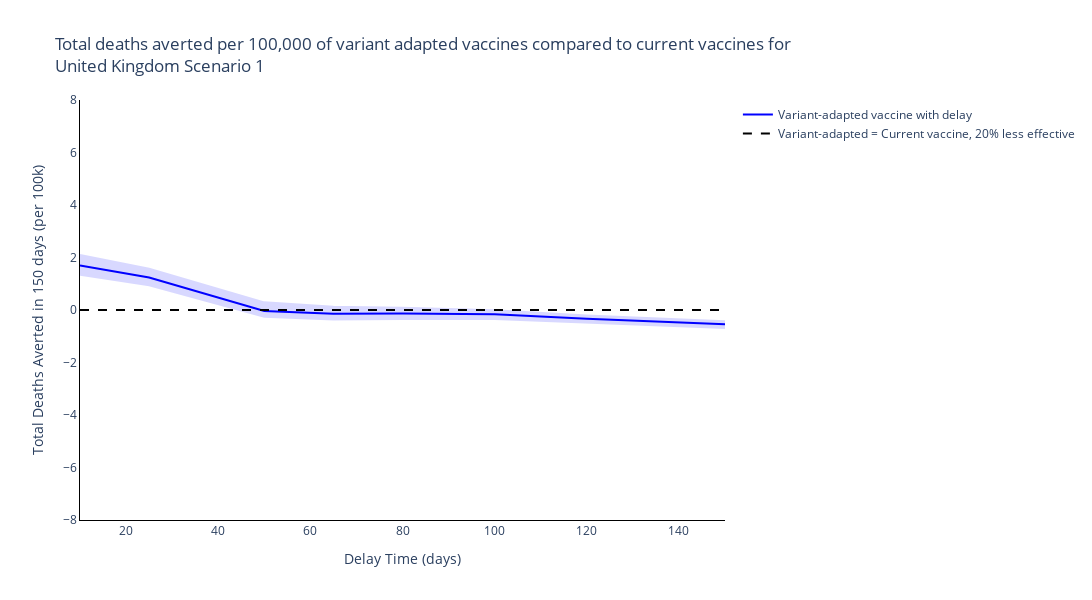
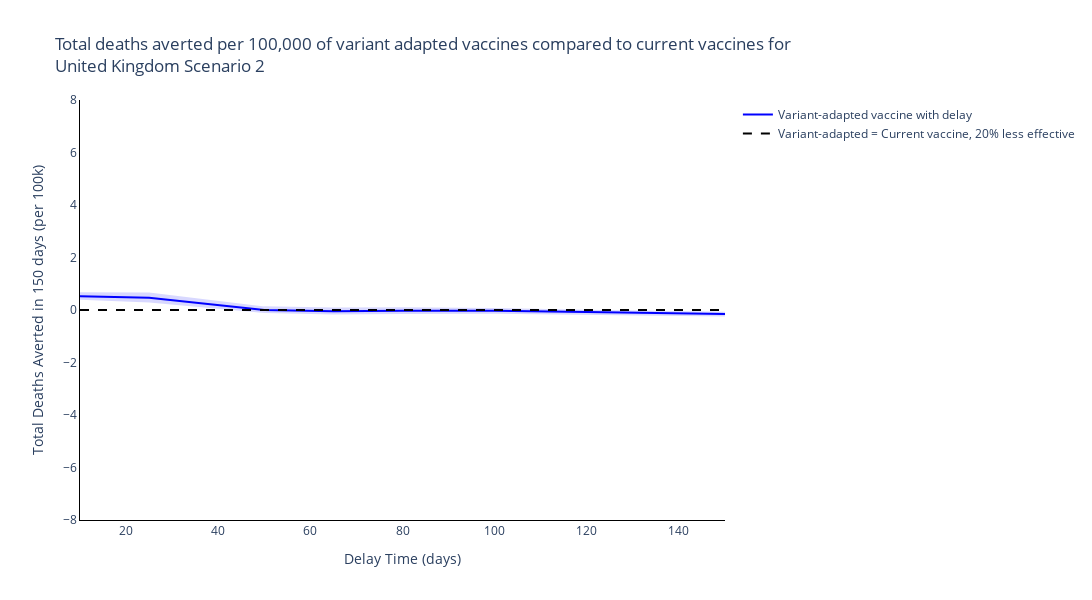
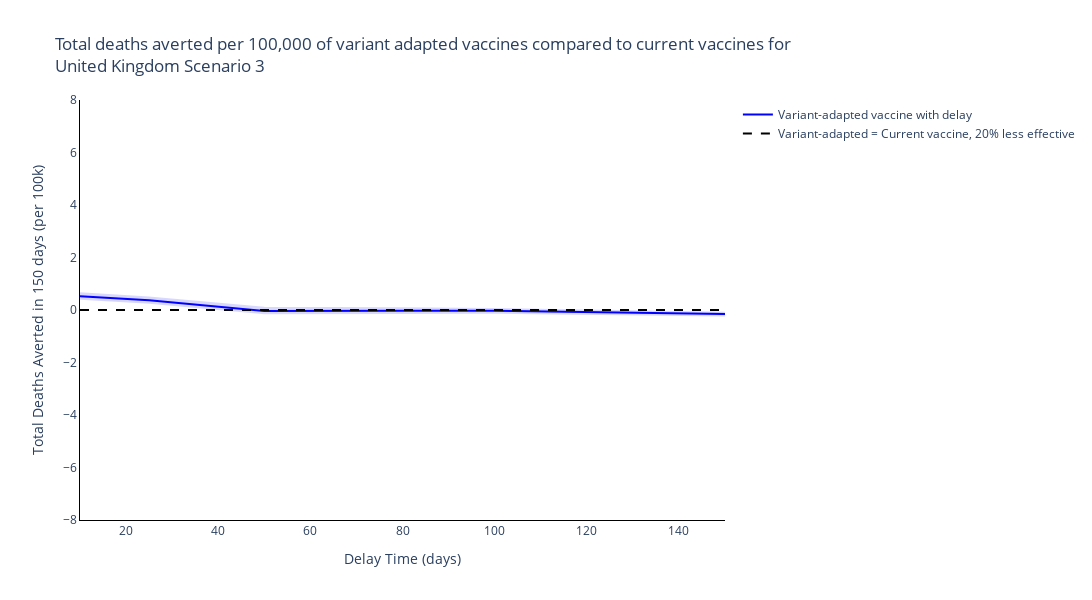
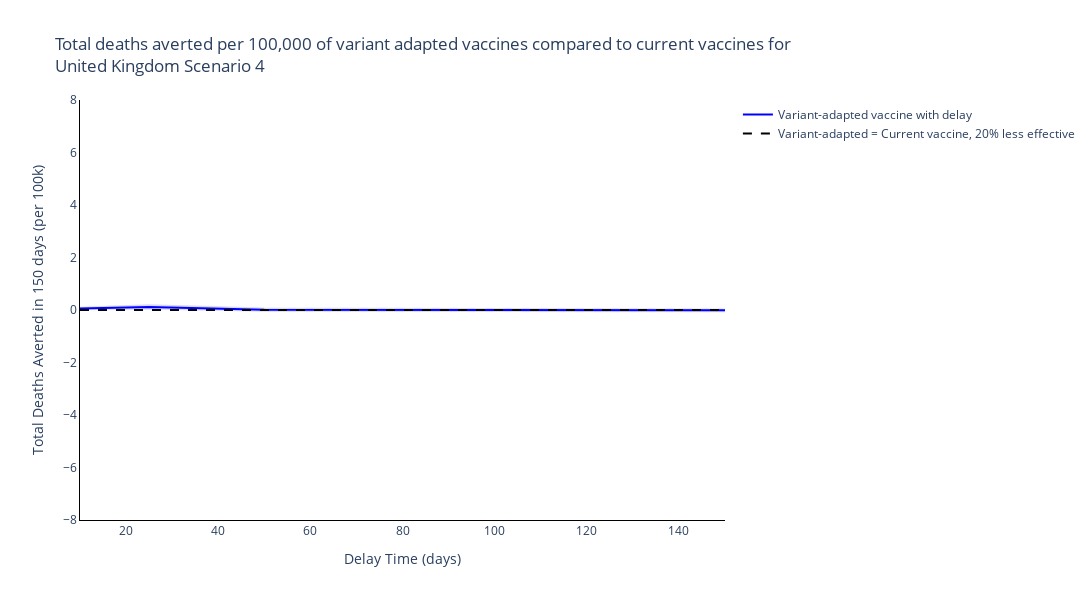

These figures' notebook cell, in order:
### Markdown cell above
## Summary Figures
### Time of switch from current to variant adapted vaccines

### Code cell
new_scenario_names = ['Scenario {}'.format(s+1) for s, scenario in enumerate(scenario_names[:-1])] + [scenario_names[-1]]

# Plot for each region
for r, reg in enumerate(regions):
    # Plot for each boosting scenario
    for s, scenario in enumerate(new_scenario_names):
        fig = go.Figure()
        fig.add_trace(
            go.Scatter(
                y=[np.sum(delayed_total_deaths_averted20_mean[r][dt, s, :]) for dt, delay_time in enumerate(delay_times)],
                x=delay_times,
                mode='lines',
                name='Variant-adapted vaccine with delay',
                line=dict(
                    color=colours[r]),
            )
        )

        fig.add_trace(
            go.Scatter(
                y=[np.sum(delayed_total_deaths_averted20_upper[r][dt, s, :]) for dt, delay_time in enumerate(delay_times)] + [np.sum(delayed_total_deaths_averted20_lower[r][dt, s, :]) for dt, delay_time in enumerate(delay_times)][::-1],
                x=delay_times + delay_times[::-1],
                mode='lines',
                name='Variant-adapted vaccine with delay',
                fill='toself',
                fillcolor=colours[r],
                line_color=colours[r],
                opacity=0.15,
                showlegend=False
            )
        )

        fig.add_trace(
            go.Scatter(
                y=[0] * len(delay_times),
                x=delay_times,
                mode='lines',
                name='Variant-adapted = Current vaccine, 20% less effective',
                line=dict(
                    color='black',
                    dash='dash')
            )
        )

        # Add axis labels
        fig.update_layout(
            boxmode='group',
            title='Total deaths averted per 100,000 of variant adapted vaccines compared to current vaccines for <br>{} {}'.format(reg, scenario),
            width=1100,
            height=600,
            plot_bgcolor='white',
            xaxis=dict(
                linecolor='black',
                title='Delay Time (days)'
                ),
            yaxis=dict(
                linecolor='black',
                title='Total Deaths Averted in 150 days (per 100k)',
                range=[-8, 8]),
            hovermode='x unified'
            )

        fig.write_image('images/report5_time_switch_vaccine_type/Time of switch from current to variant adapted vaccines {} {} {}.pdf'.format(reg, scenario, 20))
        fig.show()

### Figure 1 — Plotly figure (JSON) as saved in the notebook; plotly's stock layout.template omitted (floating-point values rounded to 4 significant figures)
{"data": [{"line": {"color": "blue"}, "mode": "lines", "name": "Variant-adapted vaccine with delay", "type": "scatter", "x": [10, 25, 50, 65, 80, 100, 120, 150], "y": [1.699, 1.238, -0.03414, -0.1454, -0.138, -0.1666, -0.3291, -0.5432]}, {"fill": "toself", "fillcolor": "blue", "line": {"color": "blue"}, "mode": "lines", "name": "Variant-adapted vaccine with delay", "opacity": 0.15, "showlegend": false, "type": "scatter", "x": [10, 25, 50, 65, 80, 100, 120, 150, 150, 120, 100, 80, 65, 50, 25, 10], "y": [2.1, 1.577, 0.2909, 0.1256, 0.08392, -0.006296, -0.2075, -0.4328, -0.6873, -0.4821, -0.3451, -0.3461, -0.3624, -0.2561, 0.946, 1.346]}, {"line": {"color": "black", "dash": "dash"}, "mode": "lines", "name": "Variant-adapted = Current vaccine, 20% less effective", "type": "scatter", "x": [10, 25, 50, 65, 80, 100, 120, 150], "y": [0, 0, 0, 0, 0, 0, 0, 0]}], "layout": {"boxmode": "group", "height": 600, "hovermode": "x unified", "plot_bgcolor": "white", "title": {"text": "Total deaths averted per 100,000 of variant adapted vaccines compared to current vaccines for <br>United Kingdom Scenario 1"}, "width": 1100, "xaxis": {"linecolor": "black", "title": {"text": "Delay Time (days)"}}, "yaxis": {"linecolor": "black", "range": [-8, 8], "title": {"text": "Total Deaths Averted in 150 days (per 100k)"}}}}

### Figure 2 — Plotly figure (JSON) as saved in the notebook; plotly's stock layout.template omitted (floating-point values rounded to 4 significant figures)
{"data": [{"line": {"color": "blue"}, "mode": "lines", "name": "Variant-adapted vaccine with delay", "type": "scatter", "x": [10, 25, 50, 65, 80, 100, 120, 150], "y": [0.5268, 0.4655, 0.003247, -0.04627, -0.03134, -0.03034, -0.08085, -0.1518]}, {"fill": "toself", "fillcolor": "blue", "line": {"color": "blue"}, "mode": "lines", "name": "Variant-adapted vaccine with delay", "opacity": 0.15, "showlegend": false, "type": "scatter", "x": [10, 25, 50, 65, 80, 100, 120, 150, 150, 120, 100, 80, 65, 50, 25, 10], "y": [0.6399, 0.6289, 0.1001, 0.0606, 0.06313, 0.04278, -0.02699, -0.1042, -0.2071, -0.1403, -0.103, -0.1149, -0.1345, -0.0737, 0.3198, 0.4324]}, {"line": {"color": "black", "dash": "dash"}, "mode": "lines", "name": "Variant-adapted = Current vaccine, 20% less effective", "type": "scatter", "x": [10, 25, 50, 65, 80, 100, 120, 150], "y": [0, 0, 0, 0, 0, 0, 0, 0]}], "layout": {"boxmode": "group", "height": 600, "hovermode": "x unified", "plot_bgcolor": "white", "title": {"text": "Total deaths averted per 100,000 of variant adapted vaccines compared to current vaccines for <br>United Kingdom Scenario 2"}, "width": 1100, "xaxis": {"linecolor": "black", "title": {"text": "Delay Time (days)"}}, "yaxis": {"linecolor": "black", "range": [-8, 8], "title": {"text": "Total Deaths Averted in 150 days (per 100k)"}}}}

### Figure 3 — Plotly figure (JSON) as saved in the notebook; plotly's stock layout.template omitted (floating-point values rounded to 4 significant figures)
{"data": [{"line": {"color": "blue"}, "mode": "lines", "name": "Variant-adapted vaccine with delay", "type": "scatter", "x": [10, 25, 50, 65, 80, 100, 120, 150], "y": [0.5268, 0.3689, -0.03644, -0.04627, -0.03134, -0.03034, -0.08085, -0.1518]}, {"fill": "toself", "fillcolor": "blue", "line": {"color": "blue"}, "mode": "lines", "name": "Variant-adapted vaccine with delay", "opacity": 0.15, "showlegend": false, "type": "scatter", "x": [10, 25, 50, 65, 80, 100, 120, 150, 150, 120, 100, 80, 65, 50, 25, 10], "y": [0.6399, 0.4747, 0.08415, 0.0606, 0.06313, 0.04278, -0.02699, -0.1042, -0.2071, -0.1403, -0.103, -0.1149, -0.1345, -0.1255, 0.2736, 0.4324]}, {"line": {"color": "black", "dash": "dash"}, "mode": "lines", "name": "Variant-adapted = Current vaccine, 20% less effective", "type": "scatter", "x": [10, 25, 50, 65, 80, 100, 120, 150], "y": [0, 0, 0, 0, 0, 0, 0, 0]}], "layout": {"boxmode": "group", "height": 600, "hovermode": "x unified", "plot_bgcolor": "white", "title": {"text": "Total deaths averted per 100,000 of variant adapted vaccines compared to current vaccines for <br>United Kingdom Scenario 3"}, "width": 1100, "xaxis": {"linecolor": "black", "title": {"text": "Delay Time (days)"}}, "yaxis": {"linecolor": "black", "range": [-8, 8], "title": {"text": "Total Deaths Averted in 150 days (per 100k)"}}}}

### Figure 4 — Plotly figure (JSON) as saved in the notebook; plotly's stock layout.template omitted (floating-point values rounded to 4 significant figures)
{"data": [{"line": {"color": "blue"}, "mode": "lines", "name": "Variant-adapted vaccine with delay", "type": "scatter", "x": [10, 25, 50, 65, 80, 100, 120, 150], "y": [0.05767, 0.1185, 0.01229, 0.005667, 0.00852, 0.008004, -0.002897, -0.01399]}, {"fill": "toself", "fillcolor": "blue", "line": {"color": "blue"}, "mode": "lines", "name": "Variant-adapted vaccine with delay", "opacity": 0.15, "showlegend": false, "type": "scatter", "x": [10, 25, 50, 65, 80, 100, 120, 150, 150, 120, 100, 80, 65, 50, 25, 10], "y": [0.08121, 0.1768, 0.05673, 0.04799, 0.05434, 0.04936, 0.03076, 0.01869, -0.04493, -0.03463, -0.0277, -0.02889, -0.02933, -0.02576, 0.05379, 0.03449]}, {"line": {"color": "black", "dash": "dash"}, "mode": "lines", "name": "Variant-adapted = Current vaccine, 20% less effective", "type": "scatter", "x": [10, 25, 50, 65, 80, 100, 120, 150], "y": [0, 0, 0, 0, 0, 0, 0, 0]}], "layout": {"boxmode": "group", "height": 600, "hovermode": "x unified", "plot_bgcolor": "white", "title": {"text": "Total deaths averted per 100,000 of variant adapted vaccines compared to current vaccines for <br>United Kingdom Scenario 4"}, "width": 1100, "xaxis": {"linecolor": "black", "title": {"text": "Delay Time (days)"}}, "yaxis": {"linecolor": "black", "range": [-8, 8], "title": {"text": "Total Deaths Averted in 150 days (per 100k)"}}}}
